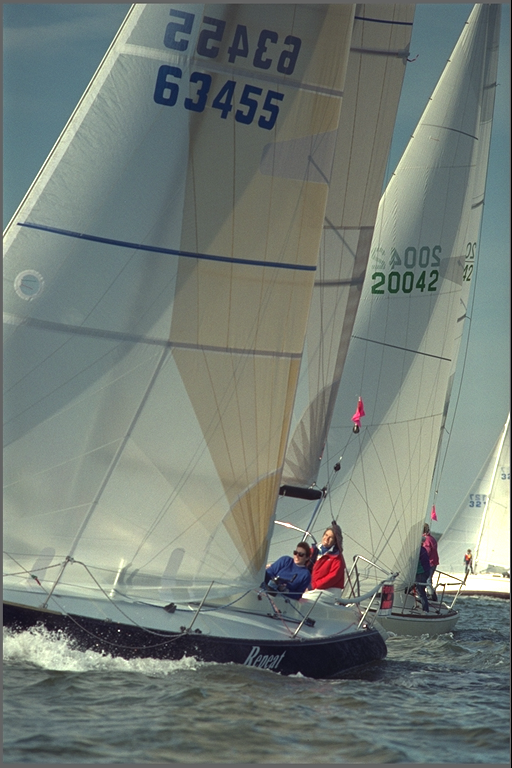
%> input picture Codes/kodim10.png, 512 x 768 px
$ octave sampleFeature.m   (GNU Octave 9; MATLAB toolbox functions it lacks are replaced by stand-ins)
%> lines starting %> are read from the running program, lines starting %| are printed output that depends on the picture; long printed decimals are rounded
### Codes/emresample.m
function [Pmap,cen,RN,RS,Y,varargout] = emresample(img,N,varargin)
% PMAP = EMRESAMPLE(IMG,N) computes the p-map for a grayscale image IMG
%    using a square window of length 2*N+1
%
% [PMAP, ALPHA, SIGMA, ITER] = EMRESAMPLE(...) returns the number of EM
%      iterations and computed ALPHA and SIGMA
% [...] = EMRESAMPLE(..., OPTIONS)
%     'verbose'   -- prints out current iteration
%
% warning: the code runs very slow for image sizes  larger than 128x128
%
% New version: EM is performed for a random subset of the blocks
% Last updated December 10, 2011
RN = 0;
RS = 0;
%MAXITER = 100;
MAXITER = 100;
EPSILON = 1e-3;
MAXBLOCKS = 3.5e3;
p0 = 1/256;

if(size(img,3)~=1)
    error('Image must be grayscale.')
end

if(nargin>2)
    verbose = (varargin{1}=='verbose');
else
    verbose = 0;
end

wlen = 2*N+1; % window length
cen = floor(wlen^2/2) + 1;  % center element
[height width] = size(img);

% create column image
imcol = im2col(img,[wlen wlen]);
[~,nblocks] = size(imcol);
Y = imcol';
Y(:,cen) = []; % delete center element

fprintf('imcol :');
%disp(imcol);

% initialize parameters
alpha = rand(1,wlen^2-1)';
alpha = alpha./sum(alpha(:)); % normalize weights
sigma = 0.75;
%fprintf('value of alpha :');
 %disp(alpha);
% extract center pixel of each block
y = img(N+1:end-N,N+1:end-N);
y = y(:);

% select random subset to perform EM
idx_rand = randperm(nblocks);
idx = idx_rand(1:min(MAXBLOCKS,nblocks));

Yt = Y(idx,:);
yt = y(idx,:);

if(verbose==1)
    fprintf('Current EM Iteration\n')
end


for iter = 1:MAXITER
    prev = alpha;

    if(verbose==1)
        disp(iter)
    end

    % E-step
    R = yt - Yt*alpha;  % find residuals
    %fprintf('value of R :');
    %disp(R);
    %R = yt - Yt.*alpha;  % find residuals
    P = 1/(sigma*sqrt(2*pi)) * exp(-R.^2/(2*sigma.^2)); % find probablities
    w = P./(P+p0);                                       %posterior probability

    RN = (RN+R(MAXITER))/length(R);
    RS= RS+R(MAXITER);

    % M-step
    sigma = sqrt( sum(w.*R.^2)/sum(w) );
    alpha = (Yt'*diag(w)*Yt) \ Yt'*diag(w)*yt;    %new alpha
    %fprintf('value of M alpha :');
    %disp(alpha)
    if(max(abs(prev-alpha))<EPSILON)
        break;
    end

end

if(verbose==1)
    fprintf('Number of iterations = %i\n',iter);
    fprintf('sigma = %.5f\n',sigma);
end

Pmap = 1/(sigma*sqrt(2*pi)) * exp(-(y-Y*alpha).^2/(2*sigma.^2));
Ndecimals = 2 ;
f = 10.^Ndecimals ;
Pmap= round(f*Pmap)/f ;

Pmap = reshape(Pmap,[height-2*N width-2*N]);
fprintf('Pmap Value : ');
disp(Pmap);

% optional outputs
if(nargout==1)
    varargout{1} = alpha;
elseif(nargout==2)
    varargout{1} = alpha;
    varargout{2} = sigma;
elseif(nargout==3)
    varargout{1} = alpha;
    varargout{2} = sigma;
    varargout{3} = iter;
end


### Codes/rmcenter.m
function F = rmcenter(Fc,varargin)
% F = RMCENTER(FC) deletes the DC component and high pass filters
%   the frequency map
%   'ideal' uses idea high pass filter
%   'cosine' (default) used raised cosine filter
% Last updated December 10, 2011

opt = 0;

if(nargin>1)
    opt = (varargin{1}=='ideal');
end

[Nx,Ny] = size(Fc);
[Kx Ky] = meshgrid(linspace(-1,1,Ny),linspace(-1,1,Nx));
R = sqrt(Kx.^2+Ky.^2);

if(opt==1)
    % remove center for display
    rad = 0.1; %from 0-1, radius of high-pass filter
    H = (R>rad);
else
    % raise cosine filter
    H = 0.5 - 0.5.*cos(4*pi*R);
    H(R>0.25) = 1;
end

F = Fc.*H;
F(round(Nx/2)+1,round(Ny/2)+1)=0;

### Codes/fft2c.m
function y = fft2c(x)
y = fftshift(fft2(fftshift(x)));

%disp(y);

### Codes/sampleFeature.m
close all;
clear all;
clc;


% ==========================================
% IMAGE PARAMETERS
impath = 'F:\Project\Test\resampling\resampling';
imprefix = 'kodim';
imIdx = 8;
%cropCorner = [100 100];
cropCorner = [200 200];
% RESAMPLING PARAMETERS
resampleRatio = 1 + ([0 2.5 5 10] ./ 100);
resampleRatio = 1.1;

N = 2;   % window size
M = 64; % block size
% ==========================================

if(imIdx < 10)
    impath = sprintf('%s/%s0%i.png',impath,imprefix,imIdx);
% [4 lines of commented-out code are left out]
end

im  = imread('kodim10.png');
%> im is the input picture: size 768x512x3 uint8; mean R, G, B 115.6, 124.8, 118.3
im = rgb2gray(im);
%> im: size 768x512 uint8
[H,W,~] = size(im);
%> H = 768; W = 512

for k = 1:length(resampleRatio)
    r = resampleRatio(k);
    cropWidth = floor(M/r);   %(64/1.1 =58)


    %img = double(im(cropCorner(1):cropCorner(1)+cropWidth-1, ...
                   %cropCorner(2):cropCorner(2)+cropWidth-1));

    %abve code only snips jst one part of box in the main image ,
    %100:157,100:157, should alter this to crop multiple segments using
    %imcrop.

    col1 = 1;
    col2 = floor(W/2);
%> col2 = 256
    col3 = col2 + 1;
%> col3 = 257
    row1 = 1;
    row2 = floor(H/2);
%> row2 = 384
    row3 = row2 + 1;
%> row3 = 385

%  crop
upperLeft = double(imcrop(im, [col1 row1 col2 row2]));
upperRight = double(imcrop(im, [col3 row1 W - col2 row2]));
lowerLeft = double(imcrop(im, [col1 row3 col2 row2]));
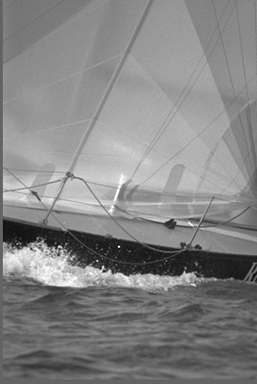
%> lowerLeft: size 384x257 double; min 14, max 255, mean 132.4
lowerRight = double(imcrop(im, [col3 row3 W - col2 H - row2]));
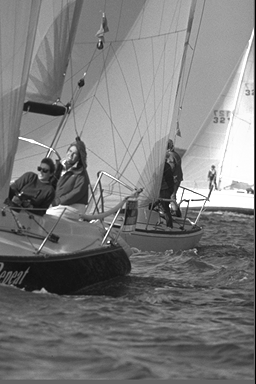
%> lowerRight: size 384x256 double; min 0, max 255, mean 123

    %disp(size(img));

    %img = imresize(img ,[M M],'bilinear');

    [pmap,cen,RN,RS,Y] = emresample(upperLeft ,N,'verbose');            %probability map
%> in emresample, `verbose = (varargin{1}=='verbose');`: verbose = [true true true true true true true]
%> in emresample, `y = img(N+1:end-N,N+1:end-N);`:
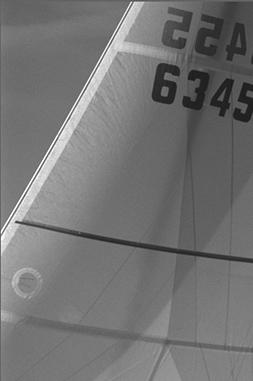
%> y: size 381x253 double; min 27, max 255, mean 115.4
%> in emresample, `yt = y(idx,:);`: yt = 3500 values, max 255 at index 355, min 31 at index 2964, mean 114.2
%> the loop in emresample, `for iter = 1:MAXITER` made 14 passes
%> (RN, RS, sigma) on passes 1 to 12: (-0.000335, -1.17, 1.27), (-0.000295, -2.21, 1.73), (-0.00025, -3.08, 1.97), (-0.000244, -3.93, 2.05), (-0.000259, -4.84, 2.08), (-0.000282, -5.83, 2.1), (-0.000309, -6.91, 2.13), (-0.000334, -8.08, 2.14), (-0.000352, -9.31, 2.15), (-0.000359, -10.56, 2.16), (-0.000362, -11.83, 2.16), (-0.000364, -13.1, 2.17)
%| sigma = 2.169
%> in emresample, `Pmap = reshape(Pmap,[height-2*N width-2*N]);`:
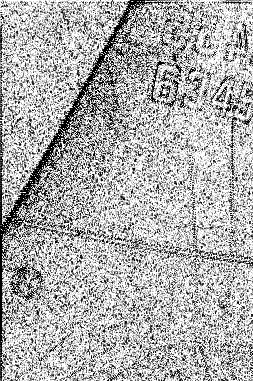
%> Pmap: size 381x253 double; min 0, max 0.18, mean 0.124; drawn with min black and max white
%> cen = 13; RN = -0.000366; RS = -15.66
    periodicitymap = fft2c(pmap);                               %periodicity map

    %disp(periodicitymap);
    fprintf('Value of r :');
    disp(RN);
%| Pmap Value : Value of r :-3.6567e-04

    % display p-map
    figure;
    subplot(131)
    imshow(im,[])
    subplot(132)
    imshow(pmap,[])
    subplot(133)
    imshow(abs(rmcenter(periodicitymap)),[]);
%> in rmcenter, `H(R>0.25) = 1;`:
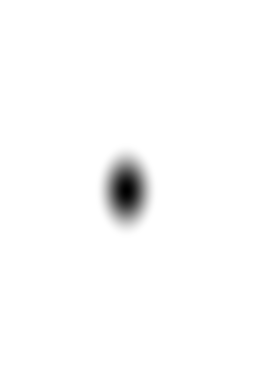
%> H: size 381x253 double; min 0, max 1, mean 0.985
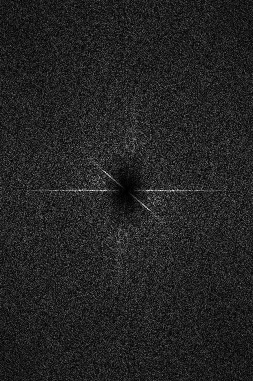
%> displayed picture: size 381x253, on the screen's scale of 0 to 255; min 0, max 255, mean 35.1

    filename = sprintf('F:\Project\Test\resampling\resampling\figures\im%i_r%.2f.png',imIdx,(r-1)*100);
    print('-deps',filename);

  %%%%%%%%%%%%%%%%%%%%%%%%%%%%%%%%%%%%%%%%%%%%%%%%%%%%%%%%%%%%%%%%%%%%%%%%%%%%%%%%%%%%%%%%%%%%%%%%%%%%
  %Extracting Feature1

  realPeriodicityMap = abs(periodicitymap);
  fprintf('####################################');
  %disp(realPeriodicityMap);

  periodicitymapRow = reshape(realPeriodicityMap, 1, []);
  %disp(periodicitymapRow);
  n = 4;
  m=2;
  sum = 0;

  sorted=sort(abs(realPeriodicityMap),'descend');
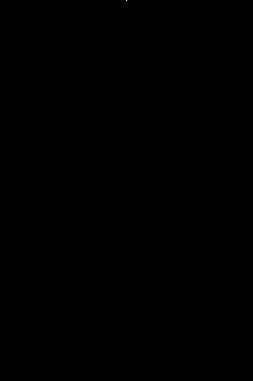
%> sorted: size 381x253 double; min 0.136, max 11923.6, mean 14.8; mean of the top-left, top-right, bottom-left and bottom-right quarters 21, 21.6, 8.2, 8.2; drawn with min black and max white
  top4=sorted(find(sorted, 4));%get top 10 values
%> top4 = [42.73; 37.71; 36.88; 35.9]

  fprintf('top 4 :');
  disp(top4);
%| ####################################top 4 :   42.726
%|    37.711
%|    36.884
%|    35.904
    for ii = 1 : N

       sum = sum + top4(ii);

    end
%> this loop made 2 passes
%> sum on passes 1 to 2: 42.73, 80.44
      fprintf('Sum : ');
      disp(sum);
%| Sum : 80.437

      f1 = (m*sqrt(sum));
%> f1 = 17.94
      fprintf('Feature 01 : ');
      disp(f1);
%| Feature 01 : 17.937


 %%%%%%%%%%%%%%%%%%%%%%%%%%%%%%%%%%%%%%%%%%%%%%%%%%%%%%%%%%%%%%%%%%%%%%%%%%%%%%%%%%%%%%%%%%%%%%%%%%%%%%%%%
 %Extracting second feature


%maxCoeff =  max(periodicitymapRow(:));
[ max_value, max_index ] = max( periodicitymapRow );
%> max_value = 11923.6; max_index = 48197
%maxCoeff =  max(periodicitymapRow);
%disp(max_value );


%%%%%%%%%%%%%%%%%%%%%%%%%%%%%%%%%%%%%%%%%%%%%%%%%%%%%%%%%%%%%%%%%%%%%%%%%%%%%%%%%%%%%%%%%%%%%%%%%%%%%%%%%
%Extracting Feature 3

for h = 1 : H
    for w = 1:W
 % value = pdist2([cen H],[cen W],'euclidean');
   f3 = sqrt((cen-H)^2 + (cen-W)^2);

    end
end

   fprintf('Feature 03 : ');
   disp(f3);
%| Feature 03 : 905.00
%value = sqrt((cen-m)^2 + (cen-n)^2);

%%%%%%%%%%%%%%%%%%%%%%%%%%%%%%%%%%%%%%%%%%%%%%%%%%%%%%%%%%%%%%%%%%%%%%%%%%%%%%%%%%%%%%%%%%%%%%%%%%%%%%%%%
%Extracting Feature 4
  sumf4 = 0;
  f4 = ((100*RS).^m)/100;
%> f4 = 24517
  fprintf('Feature 04 : ');
  disp(f4);
%| Feature 04 : 2.4517e+04

%%%%%%%%%%%%%%%%%%%%%%%%%%%%%%%%%%%%%%%%%%%%%%%%%%%%%%%%%%%%%%%%%%%%%%%%%%%%%%%%%%%%%%%%%%%%%%%%%%%%%%%%%%%%%
%Extracting Feature 5

       sumf5 = 0 ;
       f5 = ((10000*RN)^m) /100;
%> f5 = 0.134
       fprintf('Feature 05 : ');
       disp(f5);
%| Feature 05 : 0.1337

%%%%%%%%%%%%%%%%%%%%%%%%%%%%%%%%%%%%%%%%%%%%%%%%%%%%%%%%%%%%%%%%%%%%%%%%%%%%%%%%%%%%%%%%%%%%%%%%%%%%%%%%%%%%
%create feature array

feature_array = [f1,f3,f4,f5];
%> feature_array = [17.94 905 24517 0.134]
fprintf('Original Values : ');

for  le = 1:length(feature_array)
      disp(feature_array(le));

end
%> this loop made 4 passes
%| Original Values : 17.937
%| 905.00
%| 2.4517e+04
%| 0.1337
fprintf('##############################');
fprintf('\n');


minVal = min(feature_array);
%> minVal = 0.134
%disp(minVal);
feature_array=feature_array - minVal;
%> feature_array = [17.8 904.9 24516.9 0]

maxVal = max(feature_array);
%> maxVal = 24516.9
feature_array = feature_array / maxVal;
%> feature_array = [0.000726 0.0369 1 0]

disp( feature_array);
%|    0.0007   0.0369   1.0000        0


end

$ run again, with Codes/kodim02.png copied over Codes/kodim10.png
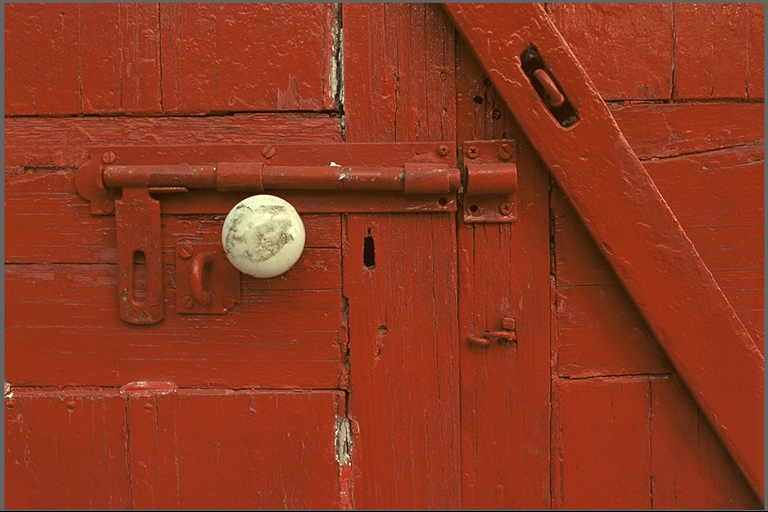
%> input picture Codes/kodim02.png, 768 x 512 px
%> im is the input picture: size 512x768x3 uint8; mean R, G, B 142.9, 56.4, 31.2
%> im: size 512x768 uint8
%> verbose = [true true true true true true true]
%> yt = 3500 values, max 251 at index 1792, min 13 at index 3222, mean 85.58
%> the loop in emresample, `for iter = 1:MAXITER` made 17 passes
%> (RN, RS, sigma) on passes 1 to 8: (0.00015, 0.526, 1.3), (0.000108, 0.905, 1.99), (7.98e-05, 1.18, 2.55), (8.75e-06, 1.22, 2.9), (-5.4e-05, 1.03, 3.01), (-7.27e-05, 0.772, 3), (-8.18e-05, 0.486, 2.96), (-9.07e-05, 0.168, 2.95)
%| sigma = 2.924
%> in emresample, `Pmap = reshape(Pmap,[height-2*N width-2*N]);`:
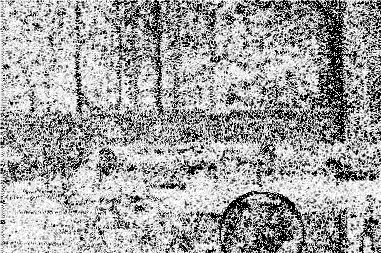
%> Pmap: size 253x381 double; min 0, max 0.14, mean 0.0895; drawn with min black and max white
%> `[pmap,cen,RN,RS,Y] = emresample(upperLeft ,N,'verbose');`: cen = 13; RN = -0.000142; RS = -3.88
%| Pmap Value : Value of r :-1.4212e-04
%> `imshow(abs(rmcenter(periodicitymap)),[]);`:
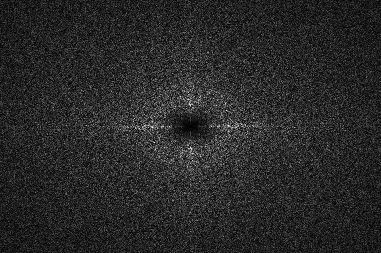
%> displayed picture: size 253x381, on the screen's scale of 0 to 255; min 0, max 255, mean 40.8
%> top4 = [23.43; 20.19; 18.76; 17.84]
%| ####################################top 4 :   23.433
%|    20.187
%|    18.761
%|    17.840
%> the loop `for ii = 1 : N` made 2 passes
%> sum on passes 1 to 2: 23.43, 43.62
%| Sum : 43.620
%> f1 = 13.21
%| Feature 01 : 13.209
%> max_value = 8626.4; max_index = 48197
%| Feature 03 : 905.00
%> f4 = 1508.3
%| Feature 04 : 1508.3
%> f5 = 0.0202
%| Feature 05 : 0.0202
%> `feature_array = [f1,f3,f4,f5];`: feature_array = [13.21 905 1508.3 0.0202]
%> the loop `for  le = 1:length(feature_array)` made 4 passes
%| Original Values : 13.209
%| 905.00
%| 1508.3
%| 0.0202
%> minVal = 0.0202
%> `feature_array=feature_array - minVal;`: feature_array = [13.19 905 1508.2 0]
%> maxVal = 1508.2
%> `feature_array = feature_array / maxVal;`: feature_array = [0.00874 0.6 1 0]
%|    0.0087   0.6000   1.0000        0

$ run again, with Codes/kodim04.png copied over Codes/kodim10.png
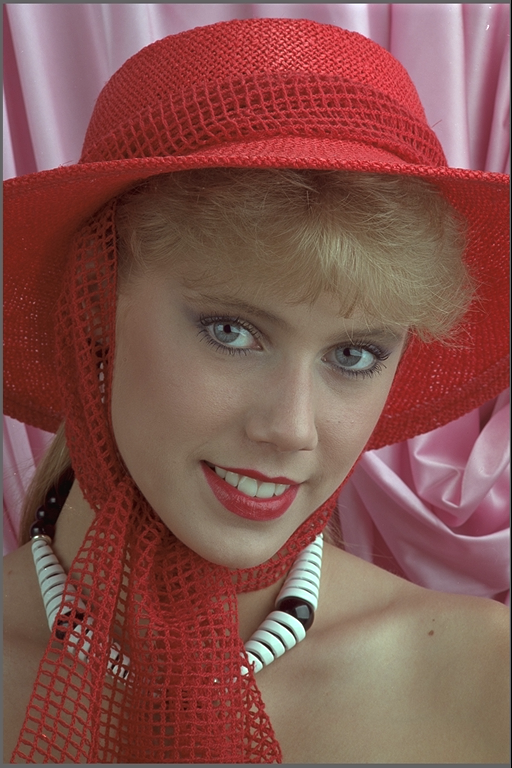
%> input picture Codes/kodim04.png, 512 x 768 px
%> im is the input picture: size 768x512x3 uint8; mean R, G, B 131.9, 84.1, 78.4
%> im: size 768x512 uint8
%> verbose = [true true true true true true true]
%> yt = 3500 values, max 200 at index 2217, min 12 at index 1336, mean 85.59
%> the loop in emresample, `for iter = 1:MAXITER` made 14 passes
%> (RN, RS, sigma) on passes 1 to 8: (-0.0014, -4.91, 1.24), (-0.00105, -8.58, 1.78), (-0.000217, -9.34, 2.15), (0.000376, -8.02, 2.31), (0.000721, -5.5, 2.35), (0.000877, -2.43, 2.37), (0.00101, 1.11, 2.37), (0.00108, 4.9, 2.37)
%| sigma = 2.385
%> `[pmap,cen,RN,RS,Y] = emresample(upperLeft ,N,'verbose');`: cen = 13; RN = 0.00117; RS = 28.95
%| Pmap Value : Value of r :1.1678e-03
%> `imshow(abs(rmcenter(periodicitymap)),[]);`:
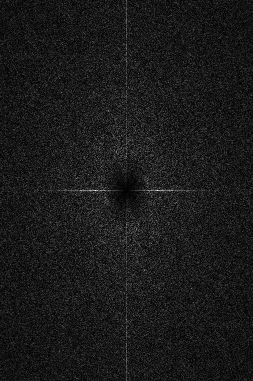
%> displayed picture: size 381x253, on the screen's scale of 0 to 255; min 0, max 255, mean 26.2
%> top4 = [30.81; 29.49; 26.04; 25.15]
%| ####################################top 4 :   30.813
%|    29.486
%|    26.039
%|    25.146
%> the loop `for ii = 1 : N` made 2 passes
%> sum on passes 1 to 2: 30.81, 60.3
%| Sum : 60.299
%> f1 = 15.53
%| Feature 01 : 15.530
%> max_value = 10786.5; max_index = 48197
%| Feature 03 : 905.00
%> f4 = 83837.7
%| Feature 04 : 8.3838e+04
%> f5 = 1.36
%| Feature 05 : 1.3637
%> `feature_array = [f1,f3,f4,f5];`: feature_array = [15.53 905 83837.7 1.36]
%> the loop `for  le = 1:length(feature_array)` made 4 passes
%| Original Values : 15.530
%| 905.00
%| 8.3838e+04
%| 1.3637
%> minVal = 1.36
%> `feature_array=feature_array - minVal;`: feature_array = [14.17 903.6 83836.4 0]
%> maxVal = 83836.4
%> `feature_array = feature_array / maxVal;`: feature_array = [0.000169 0.0108 1 0]
%|    0.0002   0.0108   1.0000        0
